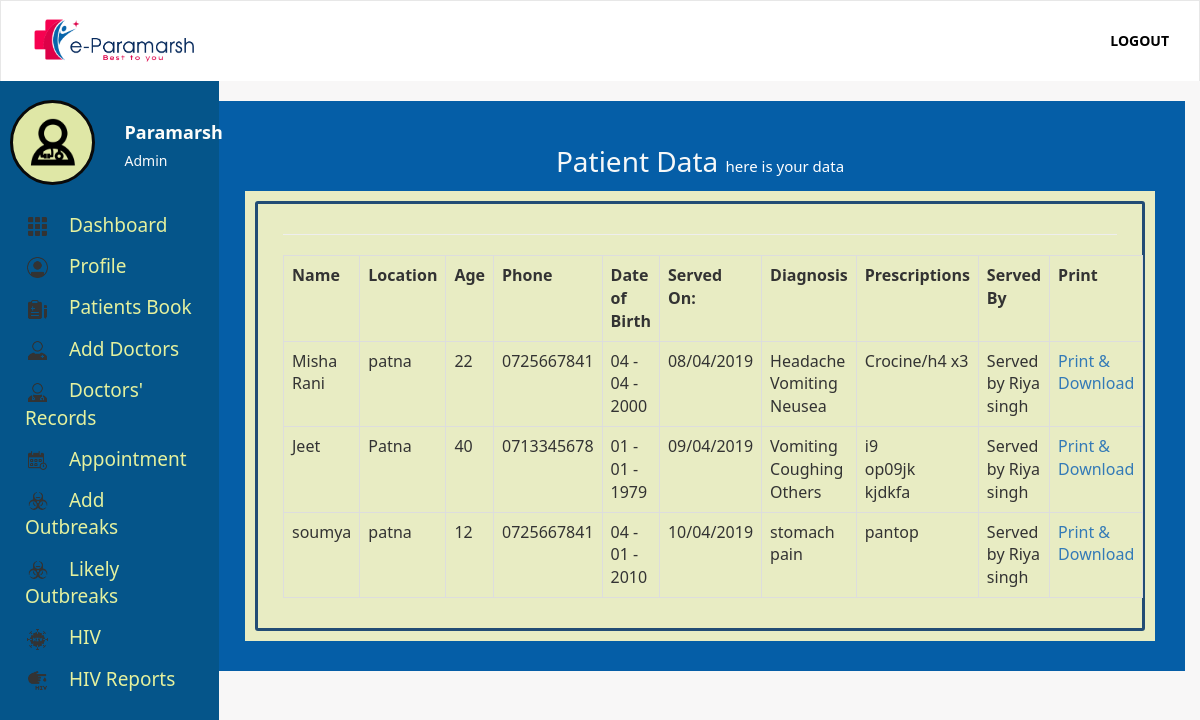
The page /patient-data.php (signed in) on the database its author committed.
### tables this page shows
CREATE TABLE IF NOT EXISTS `users` (
`id` int(11) NOT NULL,
  `firstName` varchar(255) NOT NULL,
  `secondName` varchar(255) NOT NULL,
  `email` varchar(255) NOT NULL,
  `password` varchar(255) NOT NULL,
  `token` varchar(255) NOT NULL,
  `status` int(11) NOT NULL,
  `phone` varchar(255) NOT NULL,
  `profile` varchar(255) DEFAULT NULL,
  `gender` varchar(255) NOT NULL,
  `role` varchar(255) DEFAULT NULL
);

CREATE TABLE IF NOT EXISTS `patients` (
`id` int(11) NOT NULL,
  `name` varchar(255) NOT NULL,
  `location` varchar(255) NOT NULL,
  `age` varchar(255) NOT NULL,
  `gender` varchar(255) NOT NULL,
  `phone` varchar(255) NOT NULL,
  `dateOfBirth` varchar(255) NOT NULL,
  `cTime` varchar(255) NOT NULL,
  `diagnosis` text NOT NULL,
  `prescription` text NOT NULL,
  `token` varchar(255) NOT NULL,
  `doctor` varchar(255) NOT NULL,
  `number` varchar(255) DEFAULT NULL,
  `pcondition` varchar(255) DEFAULT NULL
);

### classes/User.class.php (called while the page is built, shortened)
<?php
class User{
	public static function loggedIn(){
		if(isset($_COOKIE['emr-user']) && $_COOKIE['emr-user'] != ""){
			return true;
		}
		return false;
	}
	public static function get($token, $field){
		$query = Db::fetch("users", "$field", "token = ? ", $token, "", "", "" );
		$data = Db::num($query);
		return $data[0];
	}
}

### classes/Db.class.php (called while the page is built, shortened)
<?php
class Db{
	public static function connect(){
		try{
			$db = new PDO("mysql:host=".Config::DB_HOST.";dbname=".Config::DB_NAME,Config::DB_USER, Config::DB_PASSWORD);
			$db->setAttribute(PDO::ATTR_ERRMODE, PDO::ERRMODE_EXCEPTION);
		} catch(Exception $e){
			self::returnedSQlError($e);
		}
		return $db;
	}
	public static function fetch($table, $columns,  $whereClause, $whereValue, $orderBy, $limit, $groupBy){
		if($limit == ""){
			$limit = "";
		} else {
			$limit = " LIMIT $limit ";
		}
		if($orderBy == ""){
			$orderBy = "";
		} else {
			$orderBy = " ORDER BY $orderBy ";
		}
		if($groupBy == ""){
			$groupBy = "";
		} else {
			$groupBy = "GROUP BY $groupBy";
		}
		$con = self::connect();
		if($columns == ""){
			$query = $con->prepare("SELECT * FROM $table WHERE $whereClause $groupBy $orderBy $limit");
			if($whereValue != ""){
				if(is_array($whereValue)){
					$n = 0;
					$countWhereValue = count($whereValue);
					while($n < $countWhereValue){
						$paramsCount = $n + 1;
						$query->bindParam($paramsCount, $whereValue[$n]);
						$n++;
					}
				} else {
					$query->bindParam(1, $whereValue);
				}
			} else {
				$query = $con->prepare("SELECT * FROM $table  $groupBy $orderBy  $limit");
			}
		} else {
			$sql = "SELECT ";
			if(is_array($columns)){
				$colsCount = count($columns);
				$start = 0;
				while($start < $colsCount){
					$commas = $start + 1;
					if($commas == $colsCount){
						$sql .= $columns[$start]." ";
					} else {
						$sql .= $columns[$start].", ";
					}
					$start ++;
				}
			} else {
				$sql .= "$columns ";
			}
			if($whereValue != ""){
				$sql .= "FROM $table WHERE $whereClause $groupBy $orderBy $limit";
				$query = $con->prepare($sql);
				if(is_array($whereValue)){
					$n = 0;
					$countWhereValue = count($whereValue);
					while($n < $countWhereValue){
						$paramsCount = $n + 1;
						$query->bindParam($paramsCount, $whereValue[$n]);
						$n++;
					}
				} else {
					$query->bindParam(1, $whereValue);
				}
			} else {
				$sql .= "FROM $table $groupBy $orderBy $limit";
				$query = $con->prepare($sql);
			}
		}
		$query->execute();
		return $query;
	}
	public static function count($query){
		return $query->rowCount();
	}
	public static function assoc($query){
		return $query->fetch(PDO::FETCH_ASSOC);
	}
	public static function num($query){
		return $query->fetch(PDO::FETCH_NUM);
	}
}

### importance.php (called while the page is built, shortened)
<?php
if(User::loggedIn()){
	$token = $_COOKIE['emr-user'];
	$userFirstName = User::get($token, "firstName");
	$userToken = User::get($token, "token");
	$userStatus = User::get($token, "status");
	$userRole = User::get($token, "role");
	if($userStatus == 1){
		$userRole = "Admin";
	} else {
		$userRole = $userRole;
	}
}

### classes/Table.class.php (the view, shortened to what this page needs)
<?php
class Table{
	public static function start(){
		echo "<table class='table table-bordered table-stripped' >";
	}
	public static function header(array $heading){
		$headingData = "<tr>";
		for($i = 0; $i < count($heading); $i++ ){
			$headingData .= "<td><strong>".$heading[$i]."</strong></td>";
		}
		$headingData .= "</tr>";
		echo $headingData;
	}
	public static function body(array $body){
		$bodyData = "<tr>";
		for($j = 0; $j < count($body); $j++ ){
			$bodyData .= "<td>".$body[$j]."</td>";
		}
		$bodyData .= "</tr>";
		echo $bodyData;
	}
	public static function close(){
		echo "</table>";
	}
}

### patient-data.php (shortened to what this page needs)
<?php
require_once "importance.php";
?>
<html>
<head>
	<?php require_once "inc/head.inc.php";  ?>
</head>
<body>
	<?php require_once "inc/header.inc.php"; ?>
	<div class='container-fluid'>
		<div class='row'>
			<div class='col-md-2'><?php require_once "inc/sidebar.inc.php"; ?></div>
			<div class='col-md-10'>
				<div class='content-area'>
				<div class='content-header'>
					Patient Data <small>here is your data</small>
				</div>
				<div class='content-body'>
					<div class='form-holder'>
						<hr />
						<?php Patient::getPatientData($_SESSION['patient']); ?>
					</div>
				</div>
				</div>
			</div>
		</div>
	</div>
</body>
</html>

### inc/head.inc.php (shortened to what this page needs)
<link rel="stylesheet" type="text/css" href="css/bootstrap.css" />
<link rel="stylesheet" type="text/css" href="css/q.css" />
<link rel="stylesheet" type="text/css" href="css/animate.css" />
<link rel="stylesheet" type="text/css" href="css/main.css" />

### inc/header.inc.php (shortened to what this page needs)
<nav role="navigation" class="navbar navbar-default real-nav" >
    <div class="container-fluid">
        <div class="navbar-header">
            <a href="index.php" class="navbar-brand"><img src='images/hospital-logo.png' class='img-responsive img-logo' style="height: 50px; margin-bottom: 100px;" /></a>
        </div>
        <div id="navbarCollapse" class="collapse navbar-collapse">
            <ul class="nav navbar-nav navbar-right">
                <?php if(!User::loggedIn() && !Patient::isPatientIn() ) {?>
               <li><a href='login.php'>Login</a></li>
               <?php } else {
                ?>
			    <li><a href='logout.php'>Logout</a></li>
                <?php
               } ?>
            </ul>
        </div>
    </div>
</nav>

### inc/sidebar.inc.php (shortened to what this page needs)
<?php
if(User::loggedIn()){
	if($userStatus == 1){
	?>
	<div class='sidebar'>
		<div class='sidebar-area'>
			<div class='row' style='margin-bottom: 20px;'>
				<div class='col-md-6'>
					<div class='user-profile'>
						<img src='images/3678412 - doctor medical care medical help stethoscope.png' class='img-responsive' style='max-height: 80px;' />
					</div>
				</div>
				<div class='col-md-6'>
					<div class='user-names'>
						<?php echo "$userFirstName";  ?>
					</div>
					<div class='user-role'>
						<?php echo "$userRole";  ?>
					</div>
				</div>
			</div>
			<ul class='sidebar-menu'>
				<li><a href='index.php'><img class='sidebar-menu-icon' src='images/Dashboard.png' /> Dashboard</a></li>
				<li><a href='profile.php?token=<?php echo $userToken; ?>'><img class='sidebar-menu-icon' src='images/Profile.png' />  Profile</a></li>
				<li><a href='patients.php'><img class='sidebar-menu-icon' src='images/Patient Book.png' />  Patients Book</a></li>
				<li><a href='add-doctors.php'><img class='sidebar-menu-icon' src='images/add doctors.png' />  Add Doctors</a></li>
				<li><a href='doctors-record.php'><img class='sidebar-menu-icon' src='images/doctors_record.png' /> Doctors' Records</a></li>
				<li><a href='appointments.php'><img class='sidebar-menu-icon' src='images/Appointment.png' />  Appointment</a></li>
				<li><a href='add-outbreak.php'> <img class='sidebar-menu-icon' src='images/Outbreak.png' /> Add Outbreaks</a></li>
				<li><a href='outbreaks.php'><img class='sidebar-menu-icon' src='images/Outbreak.png' />  Likely Outbreaks</a></li>
				<li><a href='hiv.php'><img class='sidebar-menu-icon' src='images/hiv.png' />  HIV</a></li>
				<li><a href='reports.php'><img class='sidebar-menu-icon' src='images/hiv report.png' />  HIV Reports</a></li>
			</ul>
		</div>
	</div>
<?php
}
} else if(Patient::isPatientIn() ) {
?>
<div class='sidebar'>
		<div class='sidebar-area'>
			<div class='row' style='margin-bottom: 20px;'>
				<div class='col-md-6'>
					<div class='user-profile'>
						<img src='images/3678443 - ambulance fast fast hospital.png' class='img-responsive' style='max-height: 80px;' />
					</div>
				</div>
				<div class='col-md-6'>
					<div class='user-names'>
						<?php echo Patient::getP($_SESSION['patient'], "name");  ?>
					</div>
					<div class='user-role'>
						<?php echo "Patient";  ?>
					</div>
				</div>
			</div>
			<ul class='sidebar-menu'>
			<li><a href='patient-data.php'><img class='sidebar-menu-icon' src='images/Your data.png' />  Your Data</a></li>
				<li><a href='book-appointments.php'><img class='sidebar-menu-icon' src='images/Appointment.png' />  Book an Appointment</a></li>
				<li><a href='p-sent-appointments.php'><img class='sidebar-menu-icon' src='images/book_appointment.png' /> Sent Appointments</a></li>
				<li><a href='p-reply-appointments.php'><img class='sidebar-menu-icon' src='images/reply_appointment.png' /> Replies</a></li>
				<li><a href='logout.php'> <img class='sidebar-menu-icon' src='images/logout.png' /> Logout</a></li>
			</ul>
		</div>
	</div>
<?php
}

### classes/Patient.class.php (shortened to what this page needs)
<?php
class Patient{
	public static function get($token, $field){
		$query = Db::fetch("patients", "$field", "token = ? ", $token, "", "", "");
		if(Db::count($query)){
			$data = Db::num($query);
			return $data[0];
		}
	}
	public static function getPatientData($patient){
		$query = Db::fetch("patients", "", "number = ? ", "$patient", "", "", "");
		Table::start();
		$heading = array("Name", "Location", "Age", "Phone", "Date of Birth", "Served On:", "Diagnosis", "Prescriptions", "Served By", "Print");
		Table::header($heading);
	    while($data = Db::assoc($query)){
			$token = $data['token'];
			$name = self::get($token, "name");
			$location = self::get($token, "location");
			$age = self::get($token, "age");
			$phone = self::get($token, "phone");
			$dateOfBirth = self::get($token, "dateOfBirth");
			$time = self::get($token, "cTime");
			$diagnosis = self::get($token, "diagnosis");
			$prescription = self::get($token, "prescription");
			$date = strftime(date("d/m/Y", $time));
			$doctor = self::get($token, "doctor");
			$doctorFirstName = User::get($doctor, "firstName");
			$doctorSecondName = User::get($doctor, "secondName");
			$servedBy = "Served by $doctorFirstName $doctorSecondName";
			Table::body(array($name, $location, $age, $phone, $dateOfBirth, $date, $diagnosis, $prescription, $servedBy, "<a href='print.php?patient=$token'>Print & Download</a>"));
		}
		Table::close();
	}
}

### css/main.css (style rules this page uses)
body { background:rgb(248, 247, 247) ; font-family: "Segoe UI", Frutiger, "Frutiger Linotype", "Dejavu Sans", "Helvetica Neue", Arial, sans-serif ; }
.navbar-right li a { color: #fff ; text-transform: uppercase; font-size: 14px; font-weight: 600; padding-top: 30px; padding-bottom: 30px; }
.navbar-right li a { color: #0d5364 ; text-transform: uppercase; font-size: 14px; font-weight: 600; padding-top: 30px; padding-bottom: 30px; }
.navbar-brand { margin: 0 0 20px 0 !important; display: block; }
.real-nav { background:#ffffff ; border-bottom: 0px ; box-shadow: 0 2px 2px -2px #ffffff (223, 215, 215) !important; border-radius: 0 ; z-index: 99; }
.real-nav .navbar-nav li a { color: #000; font-weight: bold; }
.content-area { background:#055ea7 ; padding: 30px }
.content-header { font-size: 28px; color: rgb(251, 249, 249); padding: 10px; color: #f6f8f8; text-align: center; }
.content-header small { font-size: 15px; color: #ffffff ; }
.content-body { background: #e8ecc3 ; background-size: cover; background-repeat: none; background-position: center; background-attachment: fixed; padding: 10px; min-height: 0px; }
.form-holder { padding: 10px 25px; border: 3px solid#224c75 ; border-radius: 3px; background:#eff599(255, 255, 255, 0.7); }
.sidebar { position: relative; }
.sidebar .sidebar-area { z-index: 1; position: fixed; top: 50px; background: #05558a; width: 219px; height: 100%; padding: 100px 10px 10px 10px; left: 0; top: 0; min-height: 500px; }
.sidebar-menu { padding: 0; }
.sidebar-menu li { list-style-type: none; }
.sidebar-menu li a { color: #e5f19e; z-index: 999; display: block; text-decoration: none; padding: 7px 15px; font-size: 19px; font-weight: 500; }
.sidebar-menu-icon { margin-right: 14px; width:25; height:25; }
.user-profile { background:#f6f6aae8 ; border: 3px solid#0a0a0a ; padding: 15px; border-radius: 70px; }
.user-names { color:#fdfdfa ; font-weight: bold; font-size: 18px; margin: 20px 0px 5px 0px; }
.user-role { color:#fafafa }

### rows shown on the page
users: firstName "Paramarsh", status "Admin"
patients: name "Misha Rani", location "patna", age "22", phone "0725667841", dateOfBirth "04 - 04 - 2000", j "08/04/2019", diagnosis "Headache Vomiting Neusea", prescription "Crocine/h4 x3", j "Served by Riya singh", j "Print & Download"
patients: name "Jeet", location "Patna", age "40", phone "0713345678", dateOfBirth "01 - 01 - 1979", j "09/04/2019", diagnosis "Vomiting Coughing Others", prescription "i9 op09jk kjdkfa", j "Served by Riya singh", j "Print & Download"
patients: name "soumya", location "patna", age "12", phone "0725667841", dateOfBirth "04 - 01 - 2010", j "10/04/2019", diagnosis "stomach pain", prescription "pantop", j "Served by Riya singh", j "Print & Download"

### other values the page prints
$heading[$i] "Name"
$heading[$i] "Location"
$heading[$i] "Age"
$heading[$i] "Phone"
$heading[$i] "Date of Birth"
$heading[$i] "Served On:"
$heading[$i] "Diagnosis"
$heading[$i] "Prescriptions"
$heading[$i] "Served By"
$heading[$i] "Print"
